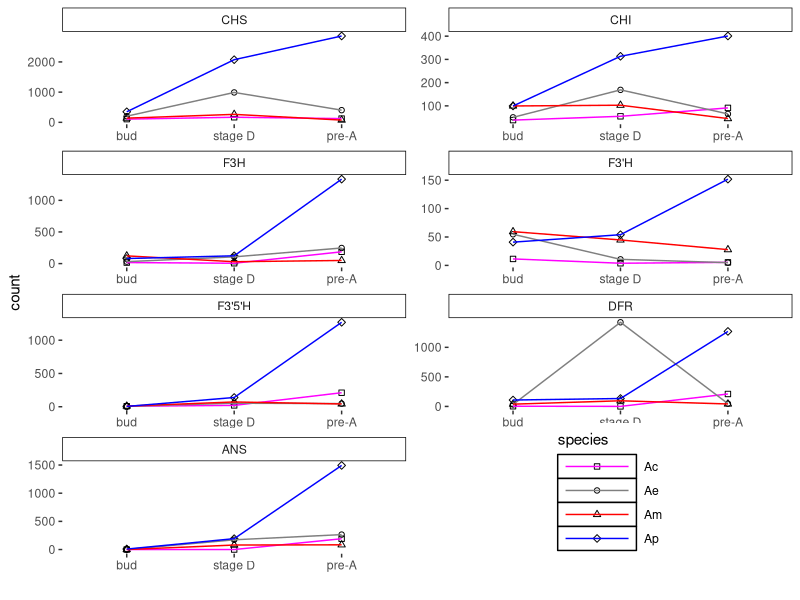
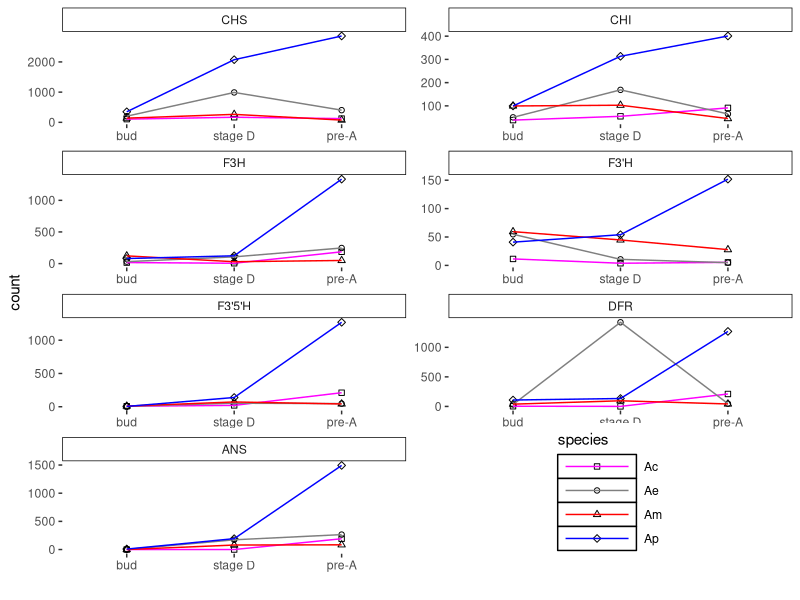

These figures' R source, in order:
library(dplyr)
library(ggplot2)
library(tidyr)
library(grid)

wade <- read.csv("wade.csv", stringsAsFactors = F)
wade2 <- wade %>% gather(key = stage, value = count, bud:pre.A)
wade2$stage <- factor(wade2$stage, levels = c("bud", "stage.D", "pre.A"),
                      labels = c("bud", "stage D", "pre-A"))
wade2$gene <- factor(wade2$gene, levels = c("CHS", "CHI", "F3H", "F3'H", "F3'5'H", "DFR", "ANS"))
wade2$species <- factor(wade2$species, levels = c("Ac", "Ae", "Am", "Ap"))

ggplot(wade2, aes(stage, count)) + 
  theme(panel.background = element_blank(),
        panel.grid = element_blank(),
        strip.background = element_rect(fill = "white", colour = "black"),
        legend.position = c(0.75,0.25),
        legend.key = element_rect(fill = "white"),
        legend.justification = c("center", "top"),
        legend.key.width = unit(2, "cm")) + 
  scale_shape_manual(values = c(0,1,2,5)) + 
  geom_point(aes(shape = species)) + 
  geom_line(aes(color = species, group = species)) +
  scale_color_manual(values = c("magenta", "grey50", "red", "blue")) +
  facet_wrap(~gene, scales = "free", ncol = 2) + 
  labs(x = "")
ggsave("wade.png", width=25, height=25, unit="cm", dpi=600)
